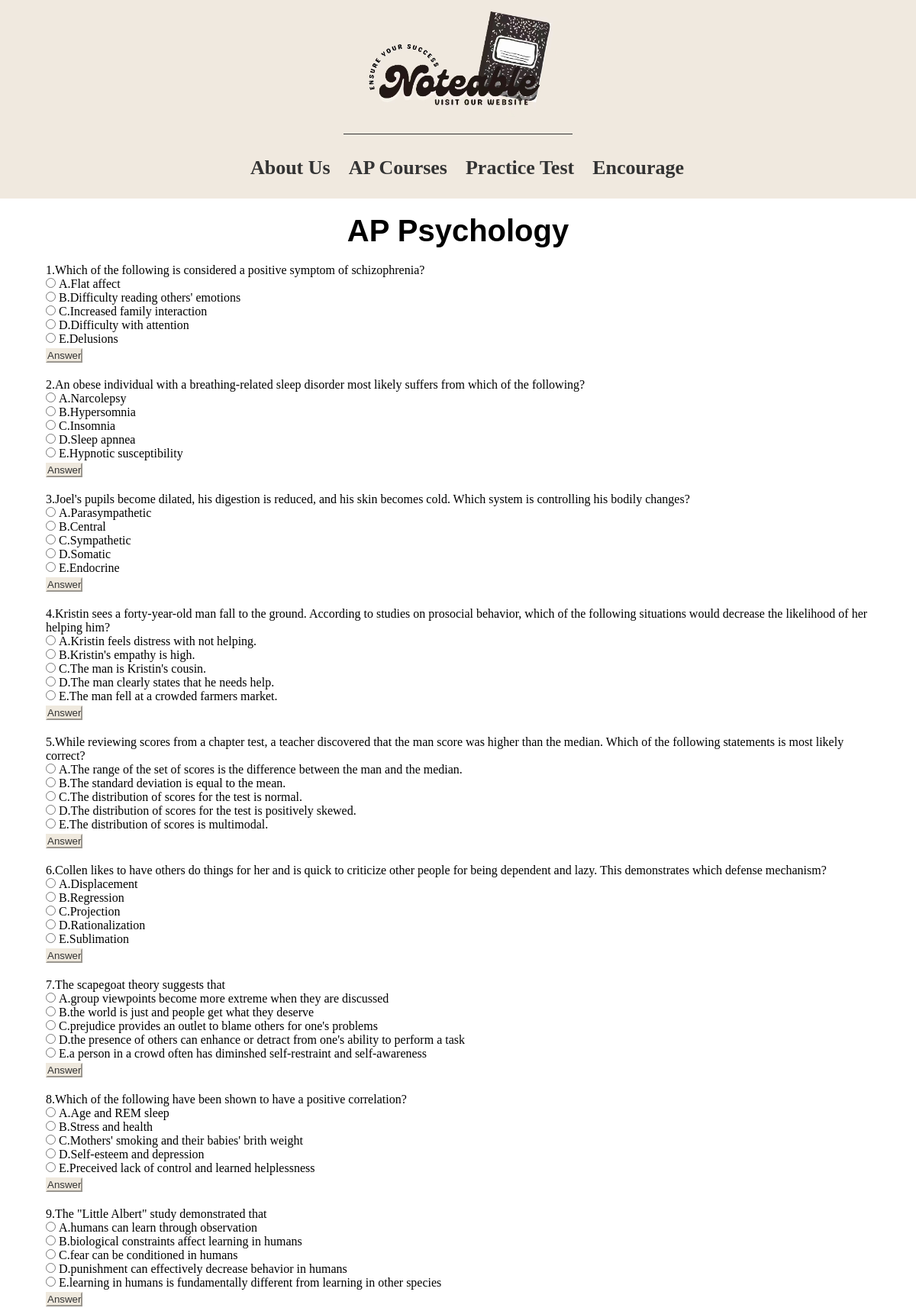
The app's page /exam/psychology_test/ (upper part) with its own data.
### exam/models.py (models this page shows, shortened)
class Question(models.Model):
    ANSWER=(
        ('A','A'),
        ('B','B'),
        ('C','C'),
        ('D','D'),
        ('E','E')
    )
    subject = models.CharField('科目', max_length=20)
    title = RichTextField('题目')
    optionA = RichTextField('A选项')
    optionB = RichTextField('B选项')
    optionC = RichTextField('C选项')
    optionD = RichTextField('D选项')
    optionE = RichTextField('E选项',default='')
    answer = RichTextField('答案',max_length=10,choices=ANSWER)
    explain = RichTextField("题目解析",blank=True)
    class Meta:
        db_table='question'
        verbose_name='单项选择题库'
        verbose_name_plural=verbose_name

### exam/views.py (the view)
# urls.py: path('psychology_test/', views.psycology_test, name='psychology_test'), #psychology test
def psycology_test(request):
    psychology_test = Question.objects.filter(subject__contains="psychology")
    return render(request,'exam/psychology_exam.html',{'psychology_test':psychology_test})

### templates/exam/psychology_exam.html (shortened to what this page needs)
{% extends 'navigation.html' %}
{% load static %}
{% block content %}
<link rel="stylesheet" href="{% static 'exam/css/exam.css'%}">
<div class="center">
    <div class="title">
        <h2><a href="{% url 'exam' %}">AP Psychology</a></h2>
    </div>
    {% for psychology in psychology_test%}
    <div class="question center">
        <div>
            <p>{{ forloop.counter}}.{{ psychology.title }}</p>
        </div>
        <ul>
            <li>
                <input type="radio" name="{{ psychology.id }}" id="{{ psychology.optionA }}">
                <label for="{{ psychology.optionA }}">
                    <p style="display:inline">A.{{ psychology.optionA }}</p>
                </label>
            </li>
            <li>
                <input type="radio" name="{{ psychology.id }}" id="{{ psychology.optionB }}">
                <label for="{{ psychology.optionB }}">
                    <p style="display:inline">B.{{ psychology.optionB }}</p>
                </label>
            </li>
            <li>
                <input type="radio" name="{{ psychology.id }}" id="{{ psychology.optionC }}">
                <label for="{{ psychology.optionC }}">
                    <p style="display:inline">C.{{ psychology.optionC }}</p>
                </label>
            </li>
            <li>
                <input type="radio" name="{{ psychology.id }}" id="{{ psychology.optionD }}">
                <label for="{{ psychology.optionD }}">
                    <p style="display:inline">D.{{ psychology.optionD }}</p>
                </label>
            </li>
            <li>
                <input type="radio" name="{{ psychology.id }}" id="'{{ psychology.optionE }}">
                <label for="{{ psychology.optionE }}">
                    <p style="display:inline">E.{{ psychology.optionE }}</p>
                </label>
            </li>
            <li>
                <input class="answer" type="button" onclick=showp("{{ psychology.id }}") value="Answer")/>
            </li>
        </ul>
    </div>
    {% endfor %}
</div>
{% endblock %}

### static/Home/css/navigation.css (style rules this page uses)
body { overflow-x: hidden; margin: 0; padding: 0; border: none; min-height: 100vh; }
* { margin: 0; padding: 0; list-style: none; text-decoration: none; }

### static/exam/css/exam.css (style rules this page uses)
.center { width: 1080px; margin: 20px auto; }
.title { display: flex; justify-content: center; align-items: center; font-family:'Lucida Sans Regular', 'Lucida Grande', 'Lucida Sans Unicode', Geneva, Verdana, sans-serif; margin: 20px 0; }
.title a { color: black; font-size: 2.5rem; }
.answer, .explain { background-color: rgb(239,233,222); border-color: rgb(239,233,222); margin-top: 3px; color: #333; font-style: bold; font-family:'Gill Sans', 'Gill Sans MT', Calibri, 'Trebuchet MS', sans-serif; }

### records on screen
Question: title "Which of the following is considered a positive symptom of schizophrenia?", optionA "Flat affect", optionB "Difficulty reading others' emotions", optionC "Increased family interaction", optionD "Difficulty with attention", optionE "Delusions"
Question: title "An obese individual with a breathing-related sleep disorder most likely suffers from which of the following?", optionA "Narcolepsy", optionB "Hypersomnia", optionC "Insomnia", optionD "Sleep apnnea", optionE "Hypnotic susceptibility"
Question: title "Joel's pupils become dilated, his digestion is reduced, and his skin becomes cold. Which system is controlling his bodily changes?", optionA "Parasympathetic", optionB "Central", optionC "Sympathetic", optionD "Somatic", optionE "Endocrine"
Question: title "Kristin sees a forty-year-old man fall to the ground. According to studies on prosocial behavior, which of the following situations would decrease the likelihood of her helping him?", optionA "Kristin feels distress with not helping.", optionB "Kristin's empathy is high.", optionC "The man is Kristin's cousin.", optionD "The man clearly states that he needs help.", optionE "The man fell at a crowded farmers market."
Question: title "While reviewing scores from a chapter test, a teacher discovered that the man score was higher than the median. Which of the following statements is most likely correct?", optionA "The range of the set of scores is the difference between the man and the median.", optionB "The standard deviation is equal to the mean.", optionC "The distribution of scores for the test is normal.", optionD "The distribution of scores for the test is positively skewed.", optionE "The distribution of scores is multimodal."
Question: title "Collen likes to have others do things for her and is quick to criticize other people for being dependent and lazy. This demonstrates which defense mechanism?", optionA "Displacement", optionB "Regression", optionC "Projection", optionD "Rationalization", optionE "Sublimation"
Question: title "The scapegoat theory suggests that", optionA "group viewpoints become more extreme when they are discussed", optionB "the world is just and people get what they deserve", optionC "prejudice provides an outlet to blame others for one's problems", optionD "the presence of others can enhance or detract from one's ability to perform a task", optionE "a person in a crowd often has diminshed self-restraint and self-awareness"
Question: title "Which of the following have been shown to have a positive correlation?", optionA "Age and REM sleep", optionB "Stress and health", optionC "Mothers' smoking and their babies' brith weight", optionD "Self-esteem and depression", optionE "Preceived lack of control and learned helplessness"
Question: title "The \"Little Albert\" study demonstrated that", optionA "humans can learn through observation", optionB "biological constraints affect learning in humans", optionC "fear can be conditioned in humans", optionD "punishment can effectively decrease behavior in humans", optionE "learning in humans is fundamentally different from learning in other species"
